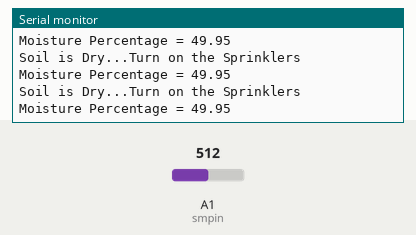
Bench run of a sketch on a simulated Arduino Uno, built with avr-gcc and run on an emulated ATmega328P. Shown: the last lines printed to the serial monitor. The inputs (shaded band) are chosen by the test bench; at power-on: A1 (smpin) = 512.

Above: at 9.9 s.
10.0 s: A1 (smpin) set to 496
At 10.37 s:
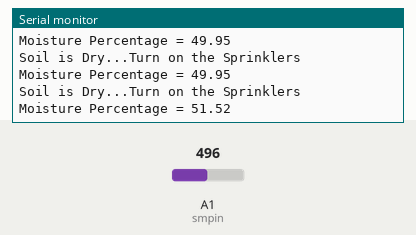
11.5 s: A1 (smpin) set to 523
At 11.88 s:
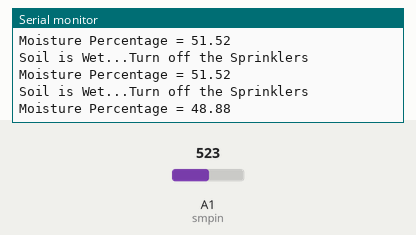
Timing chart, 0 to 14.5 s (numbered marks = the images above; inputs shaded):
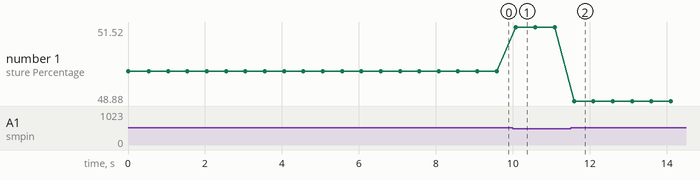

Measured:
- after the input at 10.0 s, the serial monitor: prints a new line after 0.08 s (image 1)
- after the input at 11.5 s, the serial monitor: prints a new line after 0.09 s (image 2)
- plotted number 1: 49.95 → 51.52 after the input at 10.0 s, 51.52 → 48.88 after the input at 11.5 s

The sketch:

SOILMOISTURE.ino
```cpp
#define smpin A1

void setup() {
  Serial.begin(9600);
}

void loop() {
  float moisture_percentage;
  int sensor_analog;
  sensor_analog = analogRead(smpin);
  moisture_percentage = ( 100 - ( (sensor_analog/1023.00) * 100 ) );
  Serial.print("Moisture Percentage = ");
  Serial.println(moisture_percentage);
  delay(500);
  if(moisture_percentage <= 10){
    Serial.println("The Sensor is out of the soil");
    }
  else if(moisture_percentage >= 11 && moisture_percentage <= 50){
    Serial.println("Soil is Dry...Turn on the Sprinklers");
    }
  else
    Serial.println("Soil is Wet...Turn off the Sprinklers");
}
```
